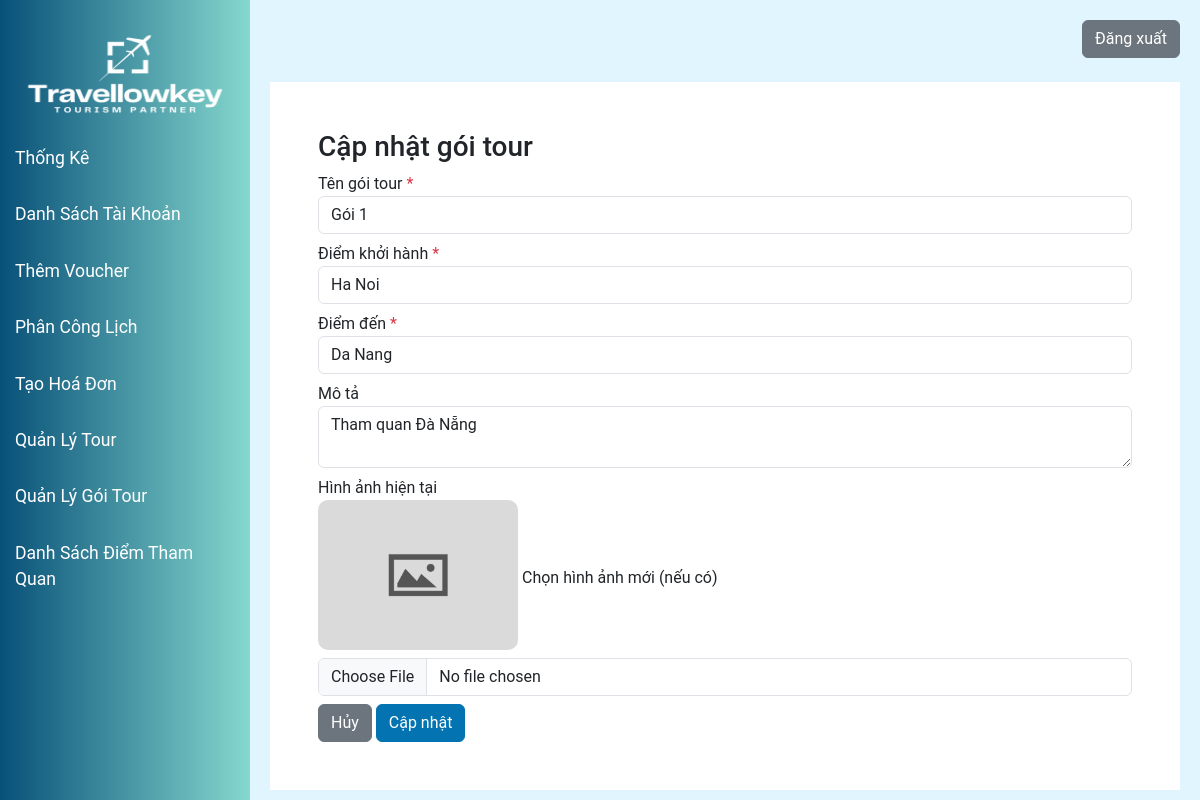
/modules/tour_package/index.php?a=edit&id=1 (signed in), run on the app's committed database.
### tables this page shows
CREATE TABLE `tourpackage`  (
    `tourPackageCode` int NOT NULL AUTO_INCREMENT,
    `packageName` varchar(100) NULL DEFAULT NULL,
    `startingPoint` varchar(100) NULL DEFAULT NULL,
    `endPoint` varchar(100) NULL DEFAULT NULL,
    `description` varchar(500) NULL DEFAULT NULL,
    `image` varchar(255) NULL DEFAULT NULL,
    PRIMARY KEY (`tourPackageCode`)
);

### models/tourPackage.php (called while the page is built, shortened)
<?php
include_once("clsKetNoi.php");
class modelTourPackage
{
    private $conn;
    function __construct()
    {
        $p = new clsKetNoi();
        $this->conn = $p->ketNoiDB();
    }
    public function getTourPackageByCode($tourPackageCode)
    {
        if ($this->conn) {
            $query = "SELECT * FROM tourpackage WHERE tourPackageCode = ?";
            $stmt = $this->conn->prepare($query);
            $stmt->bind_param("s", $tourPackageCode);
            $stmt->execute();
            $result = $stmt->get_result();
            return $result->fetch_assoc();
        }
        return false;
    }
}
?>

### models/clsKetNoi.php (called while the page is built, shortened)
<?php
class clsKetNoi
{
    function ketNoiDB() {
        $this->conn = new mysqli("localhost", "root", "", "ptud");
        return $this->conn;
    }
}

### modules/tour_package/edit.php (the view, shortened to what this page needs)
<?php
if (isset($_GET['id'])) {
    $tourModel = new modelTourPackage();
    $tourPackageCode = $_GET['id'];
    $tourPackage = $tourModel->getTourPackageByCode($tourPackageCode);
} else {
    echo "ID gói tour không hợp lệ.";
    exit;
}
?>
<div class="bg-white border-main">
    <div class="p-5">
        <h3>Cập nhật gói tour</h3>
        <form action="" method="post" enctype="multipart/form-data">
            <div class="form-group mb-2">
                <label for="packageName">Tên gói tour <span class="text-danger">*</span></label>
                <input type="text" class="form-control" name="packageName" id="packageName" value="<?php echo htmlspecialchars($tourPackage['packageName']); ?>">
            </div>
            <div class="form-group mb-2">
                <label for="startingPoint">Điểm khởi hành <span class="text-danger">*</span></label>
                <input type="text" class="form-control" name="startingPoint" id="startingPoint" value="<?php echo htmlspecialchars($tourPackage['startingPoint']); ?>">
            </div>
            <div class="form-group mb-2">
                <label for="endPoint">Điểm đến <span class="text-danger">*</span></label>
                <input type="text" class="form-control" name="endPoint" id="endPoint" value="<?php echo htmlspecialchars($tourPackage['endPoint']); ?>">
            </div>
            <div class="form-group mb-2">
                <label for="description">Mô tả</label>
                <textarea class="form-control" name="description" id="description"><?php echo htmlspecialchars($tourPackage['description']); ?></textarea>
            </div>
            <div class="form-group mb-2">
                <label for="image">Hình ảnh hiện tại</label><br>
                <img style="border-radius: 10px" src="<?php echo $tourPackage['image'] ? '/Tour_management/modules/tour_package/' . $tourPackage['image'] : '/Tour_management/asset/images/default-thumbnail.jpg'; ?>" alt="Hình ảnh gói tour" width="200px" class="mb-2"/>
                <label for="image">Chọn hình ảnh mới (nếu có)</label>
                <input type="file" class="form-control" name="image" id="image" accept="image/*">
            </div>
            <a href="/Tour_management/modules/tour_package/index.php" class="btn btn-secondary">Hủy</a>
            <button type="submit" class="btn btn-primary" name="update">Cập nhật</button>
        </form>
    </div>
</div>

### asset/css/manager_home.css (style rules this page uses)
body { font-family: 'Roboto', sans-serif; background-color: #e0f7fa; margin: 0; height: 100vh; overflow: hidden; }

### data on the page
tourpackage: packageName "Gói 1", startingPoint "Ha Noi", endPoint "Da Nang", description "Tham quan Đà Nẵng"
